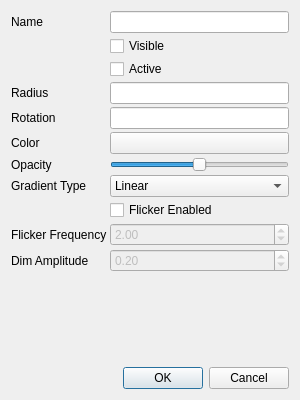
<?xml version="1.0" encoding="UTF-8"?>
<ui version="4.0">
 <class>BattleDialogEffectSettingsLight</class>
 <widget class="QDialog" name="BattleDialogEffectSettingsLight">
  <property name="geometry">
   <rect>
    <x>0</x>
    <y>0</y>
    <width>300</width>
    <height>400</height>
   </rect>
  </property>
  <property name="windowTitle">
   <string>Light Effect Settings</string>
  </property>
  <layout class="QVBoxLayout" name="verticalLayout">
   <item>
    <layout class="QFormLayout" name="formLayout">
     <property name="horizontalSpacing">
      <number>3</number>
     </property>
     <property name="verticalSpacing">
      <number>3</number>
     </property>
     <item row="0" column="0">
      <widget class="QLabel" name="lblName">
       <property name="text">
        <string>Name</string>
       </property>
      </widget>
     </item>
     <item row="0" column="1">
      <widget class="QLineEdit" name="edtName">
       <property name="toolTip">
        <string>The name of the effect</string>
       </property>
      </widget>
     </item>
     <item row="1" column="0">
      <widget class="QLabel" name="lblVisible">
       <property name="text">
        <string/>
       </property>
      </widget>
     </item>
     <item row="1" column="1">
      <widget class="QCheckBox" name="chkVisible">
       <property name="toolTip">
        <string>Invisible effects will not be shown to players</string>
       </property>
       <property name="text">
        <string>Visible</string>
       </property>
      </widget>
     </item>
     <item row="2" column="0">
      <widget class="QLabel" name="lblActive">
       <property name="text">
        <string/>
       </property>
      </widget>
     </item>
     <item row="2" column="1">
      <widget class="QCheckBox" name="chkActive">
       <property name="toolTip">
        <string>Inactive effects will not highlight combatants</string>
       </property>
       <property name="text">
        <string>Active</string>
       </property>
      </widget>
     </item>
     <item row="3" column="0">
      <widget class="QLabel" name="lblSize">
       <property name="text">
        <string>Radius</string>
       </property>
      </widget>
     </item>
     <item row="3" column="1">
      <widget class="QLineEdit" name="edtSize">
       <property name="toolTip">
        <string>Size of the effect in feet</string>
       </property>
      </widget>
     </item>
     <item row="4" column="0">
      <widget class="QLabel" name="lblRotation">
       <property name="text">
        <string>Rotation</string>
       </property>
      </widget>
     </item>
     <item row="4" column="1">
      <widget class="QLineEdit" name="edtRotation">
       <property name="toolTip">
        <string>Rotation of the effect in degrees</string>
       </property>
      </widget>
     </item>
     <item row="5" column="0">
      <widget class="QLabel" name="lblColor">
       <property name="text">
        <string>Color</string>
       </property>
      </widget>
     </item>
     <item row="5" column="1">
      <widget class="ColorPushButton" name="btnColor">
       <property name="toolTip">
        <string>Light color</string>
       </property>
       <property name="text">
        <string/>
       </property>
      </widget>
     </item>
     <item row="6" column="0">
      <widget class="QLabel" name="lblOpacity">
       <property name="text">
        <string>Opacity</string>
       </property>
      </widget>
     </item>
     <item row="6" column="1">
      <widget class="QSlider" name="sliderOpacity">
       <property name="maximum">
        <number>255</number>
       </property>
       <property name="value">
        <number>128</number>
       </property>
       <property name="orientation">
        <enum>Qt::Horizontal</enum>
       </property>
      </widget>
     </item>
     <item row="7" column="0">
      <widget class="QLabel" name="lblGradientType">
       <property name="text">
        <string>Gradient Type</string>
       </property>
      </widget>
     </item>
     <item row="7" column="1">
      <widget class="QComboBox" name="cmbGradientType">
       <property name="toolTip">
        <string>Light falloff curve</string>
       </property>
       <item>
        <property name="text">
         <string>Linear</string>
        </property>
       </item>
       <item>
        <property name="text">
         <string>Quadratic</string>
        </property>
       </item>
      </widget>
     </item>
     <item row="8" column="0">
      <widget class="QLabel" name="lblFlickerEnabled">
       <property name="text">
        <string/>
       </property>
      </widget>
     </item>
     <item row="8" column="1">
      <widget class="QCheckBox" name="chkFlickerEnabled">
       <property name="toolTip">
        <string>Enable light flickering animation</string>
       </property>
       <property name="text">
        <string>Flicker Enabled</string>
       </property>
      </widget>
     </item>
     <item row="9" column="0">
      <widget class="QLabel" name="lblFlickerFrequency">
       <property name="text">
        <string>Flicker Frequency</string>
       </property>
      </widget>
     </item>
     <item row="9" column="1">
      <widget class="QDoubleSpinBox" name="spinFlickerFrequency">
       <property name="enabled">
        <bool>false</bool>
       </property>
       <property name="toolTip">
        <string>Speed of flicker (Hz)</string>
       </property>
       <property name="minimum">
        <double>0.100000000000000</double>
       </property>
       <property name="maximum">
        <double>10.000000000000000</double>
       </property>
       <property name="singleStep">
        <double>0.500000000000000</double>
       </property>
       <property name="value">
        <double>2.000000000000000</double>
       </property>
      </widget>
     </item>
     <item row="10" column="0">
      <widget class="QLabel" name="lblDimAmplitude">
       <property name="text">
        <string>Dim Amplitude</string>
       </property>
      </widget>
     </item>
     <item row="10" column="1">
      <widget class="QDoubleSpinBox" name="spinDimAmplitude">
       <property name="enabled">
        <bool>false</bool>
       </property>
       <property name="toolTip">
        <string>How much the light dims during flicker</string>
       </property>
       <property name="minimum">
        <double>0.000000000000000</double>
       </property>
       <property name="maximum">
        <double>1.000000000000000</double>
       </property>
       <property name="singleStep">
        <double>0.050000000000000</double>
       </property>
       <property name="value">
        <double>0.200000000000000</double>
       </property>
      </widget>
     </item>
    </layout>
   </item>
   <item>
    <spacer name="verticalSpacer">
     <property name="orientation">
      <enum>Qt::Vertical</enum>
     </property>
     <property name="sizeHint" stdset="0">
      <size>
       <width>20</width>
       <height>40</height>
      </size>
     </property>
    </spacer>
   </item>
   <item>
    <widget class="QDialogButtonBox" name="buttonBox">
     <property name="orientation">
      <enum>Qt::Horizontal</enum>
     </property>
     <property name="standardButtons">
      <set>QDialogButtonBox::Cancel|QDialogButtonBox::Ok</set>
     </property>
    </widget>
   </item>
  </layout>
 </widget>
 <customwidgets>
  <customwidget>
   <class>ColorPushButton</class>
   <extends>QPushButton</extends>
   <header>colorpushbutton.h</header>
  </customwidget>
 </customwidgets>
 <resources/>
 <connections>
  <connection>
   <sender>buttonBox</sender>
   <signal>accepted()</signal>
   <receiver>BattleDialogEffectSettingsLight</receiver>
   <slot>accept()</slot>
   <hints>
    <hint type="sourcelabel">
     <x>248</x>
     <y>254</y>
    </hint>
    <hint type="destinationlabel">
     <x>157</x>
     <y>274</y>
    </hint>
   </hints>
  </connection>
  <connection>
   <sender>buttonBox</sender>
   <signal>rejected()</signal>
   <receiver>BattleDialogEffectSettingsLight</receiver>
   <slot>reject()</slot>
   <hints>
    <hint type="sourcelabel">
     <x>316</x>
     <y>260</y>
    </hint>
    <hint type="destinationlabel">
     <x>286</x>
     <y>274</y>
    </hint>
   </hints>
  </connection>
  <connection>
   <sender>chkFlickerEnabled</sender>
   <signal>toggled(bool)</signal>
   <receiver>spinFlickerFrequency</receiver>
   <slot>setEnabled(bool)</slot>
   <hints>
    <hint type="sourcelabel">
     <x>200</x>
     <y>280</y>
    </hint>
    <hint type="destinationlabel">
     <x>200</x>
     <y>310</y>
    </hint>
   </hints>
  </connection>
  <connection>
   <sender>chkFlickerEnabled</sender>
   <signal>toggled(bool)</signal>
   <receiver>spinDimAmplitude</receiver>
   <slot>setEnabled(bool)</slot>
   <hints>
    <hint type="sourcelabel">
     <x>200</x>
     <y>280</y>
    </hint>
    <hint type="destinationlabel">
     <x>200</x>
     <y>340</y>
    </hint>
   </hints>
  </connection>
 </connections>
</ui>
